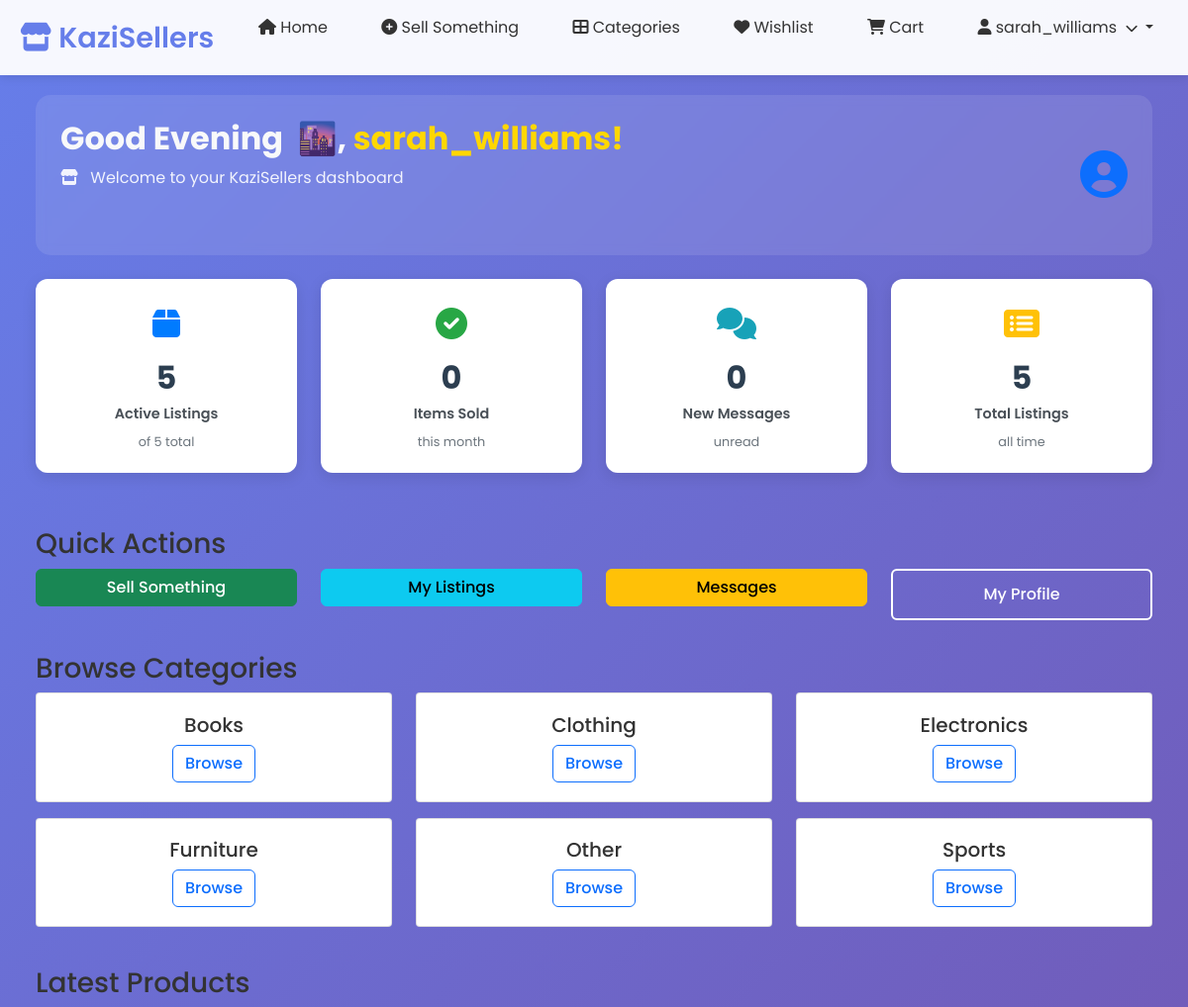
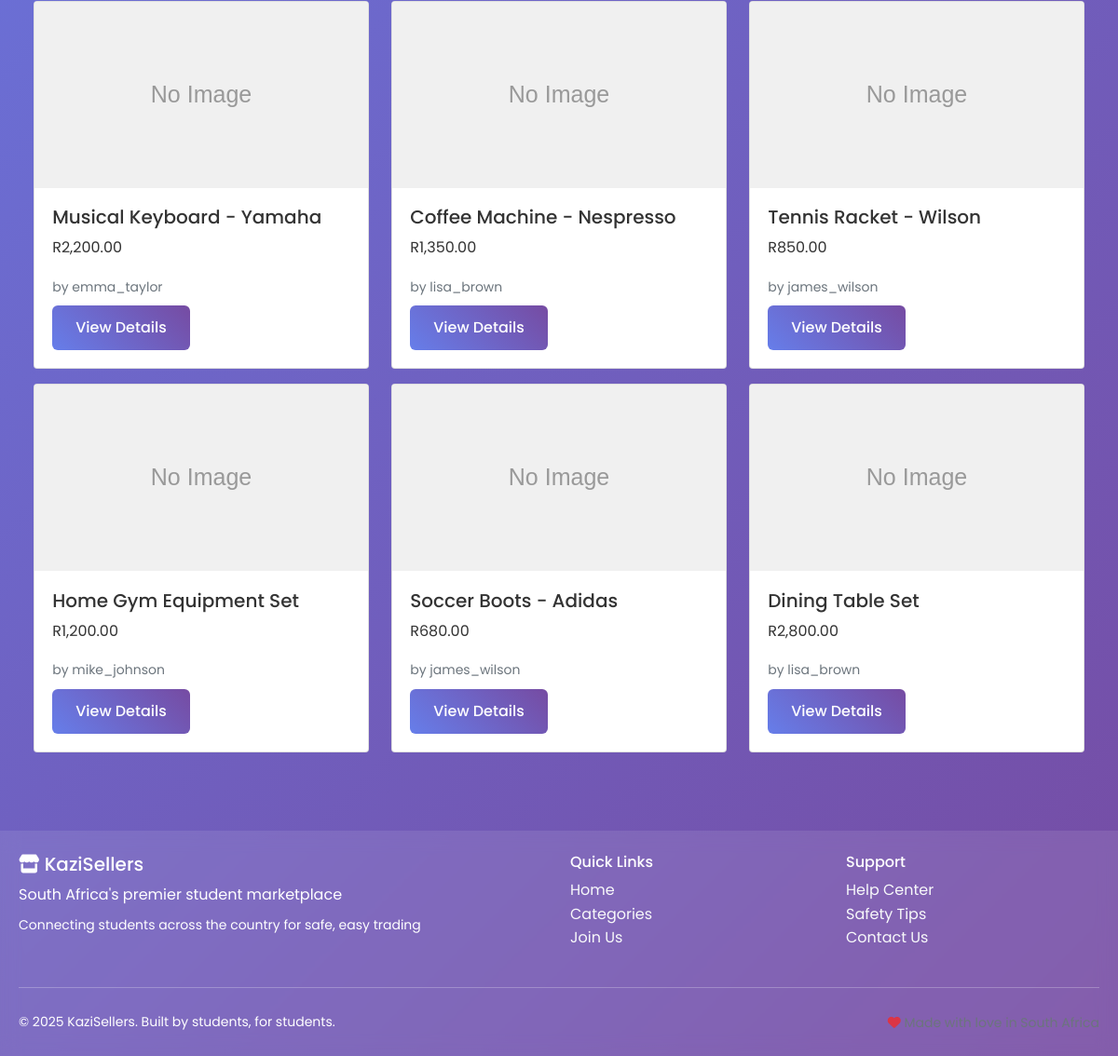
The page /pages/home.php (signed in) on the database its author committed (2 pictures, top to bottom).
### tables this page shows
CREATE TABLE categories (
    id INT PRIMARY KEY AUTO_INCREMENT,
    name VARCHAR(50) NOT NULL,
    description TEXT,
    icon VARCHAR(100),
    is_active BOOLEAN DEFAULT TRUE,
    created_at TIMESTAMP DEFAULT CURRENT_TIMESTAMP
);

CREATE TABLE products (
    id INT PRIMARY KEY AUTO_INCREMENT,
    seller_id INT NOT NULL,
    category_id INT NOT NULL,
    title VARCHAR(100) NOT NULL,
    description TEXT NOT NULL,
    short_description VARCHAR(200),
    price DECIMAL(10,2) NOT NULL,
    condition_type ENUM('new', 'like_new', 'good', 'fair', 'poor') DEFAULT 'good',
    availability ENUM('available', 'sold', 'reserved') DEFAULT 'available',
    location VARCHAR(100),
    views INT DEFAULT 0,
    created_at TIMESTAMP DEFAULT CURRENT_TIMESTAMP,
    updated_at TIMESTAMP DEFAULT CURRENT_TIMESTAMP ON UPDATE CURRENT_TIMESTAMP,
    FOREIGN KEY (seller_id) REFERENCES users(id) ON DELETE CASCADE,
    FOREIGN KEY (category_id) REFERENCES categories(id)
);

CREATE TABLE users (
    id INT PRIMARY KEY AUTO_INCREMENT,
    username VARCHAR(50) UNIQUE NOT NULL,
    email VARCHAR(100) UNIQUE NOT NULL,
    password VARCHAR(255) NOT NULL,
    first_name VARCHAR(50) NOT NULL,
    last_name VARCHAR(50) NOT NULL,
    phone VARCHAR(20),
    location VARCHAR(100),
    bio TEXT,
    rating DECIMAL(3,2) DEFAULT 0.00,
    total_ratings INT DEFAULT 0,
    role TINYINT DEFAULT 0 COMMENT '0 = regular user, 1 = admin',
    created_at TIMESTAMP DEFAULT CURRENT_TIMESTAMP,
    updated_at TIMESTAMP DEFAULT CURRENT_TIMESTAMP ON UPDATE CURRENT_TIMESTAMP,
    is_active BOOLEAN DEFAULT TRUE
);

### pages/home.php (the view, shortened to what this page needs)
<?php
include("../includes/db.php");
$userId = $_SESSION['user_id'];
$userStatsQuery = "SELECT
    (SELECT COUNT(*) FROM products WHERE seller_id = $userId) as total_listings,
    (SELECT COUNT(*) FROM products WHERE seller_id = $userId AND availability = 'available') as active_listings,
    (SELECT COUNT(*) FROM products WHERE seller_id = $userId AND availability = 'sold') as sold_items,
    (SELECT COUNT(*) FROM messages WHERE receiver_id = $userId AND is_read = 0) as unread_messages";
$userStatsResult = mysqli_query($conn, $userStatsQuery);
$userStats = mysqli_fetch_assoc($userStatsResult);
$featuredQuery = "SELECT p.*, pi.image_path, u.username as seller_name
                  FROM products p
                  LEFT JOIN product_images pi ON p.id = pi.product_id AND pi.is_primary = 1
                  LEFT JOIN users u ON p.seller_id = u.id
                  WHERE p.availability = 'available' AND p.seller_id != $userId
                  ORDER BY p.created_at DESC
                  LIMIT 6";
$featuredResult = mysqli_query($conn, $featuredQuery);
$categoryQuery = "SELECT * FROM categories WHERE is_active = 1 ORDER BY name LIMIT 6";
$categories = mysqli_query($conn, $categoryQuery);
include("../components/header.php");
?>
<div class="dashboard-wrapper">
    <div class="container-fluid px-4">
        <div class="welcome-section mb-4">
            <div class="row align-items-center">
                <div class="col-md-8">
                    <div class="welcome-content">
                        <h1 class="welcome-greeting">
                            <span class="greeting-text">Good <?php
                            ?></span>,
                            <span class="username-highlight"><?php echo htmlspecialchars($_SESSION['username'] ?? 'User'); ?>!</span>
                        </h1>
                        <p class="welcome-subtitle">
                            <i class="fas fa-store me-2"></i>
                            Welcome to your KaziSellers dashboard
                        </p>
                    </div>
                </div>
                <div class="col-md-4 text-end">
                    <div class="quick-stats-mini">
                        <div class="welcome-avatar">
                            <i class="fas fa-user-circle fa-3x text-primary"></i>
                        </div>
                    </div>
                </div>
            </div>
        </div>
        <div class="row mb-4">
            <div class="col-lg-3 col-md-6 mb-3">
                <div class="stats-card stats-primary">
                    <div class="stats-icon">
                        <i class="fas fa-box"></i>
                    </div>
                    <div class="stats-content">
                        <h3 class="stats-number"><?php echo $userStats['active_listings']; ?></h3>
                        <p class="stats-label">Active Listings</p>
                        <span class="stats-sublabel">of <?php echo $userStats['total_listings']; ?> total</span>
                    </div>
                </div>
            </div>
            <div class="col-lg-3 col-md-6 mb-3">
                <div class="stats-card stats-success">
                    <div class="stats-icon">
                        <i class="fas fa-check-circle"></i>
                    </div>
                    <div class="stats-content">
                        <h3 class="stats-number"><?php echo $userStats['sold_items']; ?></h3>
                        <p class="stats-label">Items Sold</p>
                        <span class="stats-sublabel">this month</span>
                    </div>
                </div>
            </div>
            <div class="col-lg-3 col-md-6 mb-3">
                <div class="stats-card stats-info">
                    <div class="stats-icon">
                        <i class="fas fa-comments"></i>
                    </div>
                    <div class="stats-content">
                        <h3 class="stats-number"><?php echo $userStats['unread_messages']; ?></h3>
                        <p class="stats-label">New Messages</p>
                        <span class="stats-sublabel">unread</span>
                    </div>
                </div>
            </div>
            <div class="col-lg-3 col-md-6 mb-3">
                <div class="stats-card stats-warning">
                    <div class="stats-icon">
                        <i class="fas fa-list-alt"></i>
                    </div>
                    <div class="stats-content">
                        <h3 class="stats-number"><?php echo $userStats['total_listings']; ?></h3>
                        <p class="stats-label">Total Listings</p>
                        <span class="stats-sublabel">all time</span>
                    </div>
                </div>
            </div>
        </div>
    <div class="row mb-4">
        <div class="col-12">
            <h3>Quick Actions</h3>
        </div>
        <div class="col-md-3 mb-2">
            <a href="sell.php" class="btn btn-success btn-block w-100">Sell Something</a>
        </div>
        <div class="col-md-3 mb-2">
            <a href="my-listings.php" class="btn btn-info btn-block w-100">My Listings</a>
        </div>
        <div class="col-md-3 mb-2">
            <a href="messages.php" class="btn btn-warning btn-block w-100">Messages</a>
        </div>
        <div class="col-md-3 mb-2">
            <a href="profile.php" class="btn btn-secondary btn-block w-100">My Profile</a>
        </div>
    </div>
    <div class="row mb-4">
        <div class="col-12">
            <h3>Browse Categories</h3>
        </div>
        <?php if ($categories && mysqli_num_rows($categories) > 0): ?>
            <?php while ($category = mysqli_fetch_assoc($categories)): ?>
            <div class="col-md-4 mb-3">
                <div class="card">
                    <div class="card-body text-center">
                        <h5><?php echo htmlspecialchars($category['name']); ?></h5>
                        <a href="categories.php?category=<?php echo $category['id']; ?>" class="btn btn-outline-primary">Browse</a>
                    </div>
                </div>
            </div>
            <?php endwhile; ?>
        <?php else: ?>
            <div class="col-12">
                <p>No categories available</p>
            </div>
        <?php endif; ?>
    </div>
    <div class="row">
        <div class="col-12">
            <h3>Latest Products</h3>
        </div>
        <?php if ($featuredResult && mysqli_num_rows($featuredResult) > 0): ?>
            <?php while ($product = mysqli_fetch_assoc($featuredResult)): ?>
                <div class="col-md-4 mb-3">
                    <div class="card">
                        <?php
                        $imagePath = 'https://via.placeholder.com/300x200?text=No+Image';
                        if (!empty($product['image_path'])) {
                            if (str_starts_with($product['image_path'], 'uploads/')) {
                                $imagePath = '../' . $product['image_path'];
                            } else {
                                $imagePath = '../uploads/' . $product['image_path'];
                            }
                        }
                        ?>
                        <img src="<?php echo htmlspecialchars($imagePath); ?>"
                             class="card-img-top"
                             style="height: 200px; object-fit: cover;"
                             alt="<?php echo htmlspecialchars($product['title']); ?>"
                             onerror="this.src='https://via.placeholder.com/300x200?text=No+Image'">
                        <div class="card-body">
                            <h5 class="card-title"><?php echo htmlspecialchars($product['title']); ?></h5>
                            <p class="card-text">R<?php echo number_format($product['price'], 2); ?></p>
                            <small class="text-muted">by <?php echo htmlspecialchars($product['seller_name']); ?></small>
                            <br>
                            <a href="product-details.php?id=<?php echo $product['id']; ?>" class="btn btn-primary mt-2">View Details</a>
                        </div>
                    </div>
                </div>
            <?php endwhile; ?>
        <?php endif; ?>
    </div>
</div>
<?php include("../components/footer.php"); ?>

### rows shown on the page
categories: name "Books"
categories: name "Clothing"
categories: name "Electronics"
categories: name "Furniture"
categories: name "Other"
categories: name "Sports"
products: title "Musical Keyboard - Yamaha", price "2,200.00", seller.username "emma_taylor"
products: title "Coffee Machine - Nespresso", price "1,350.00", seller.username "lisa_brown"
products: title "Tennis Racket - Wilson", price "850.00", seller.username "james_wilson"
products: title "Home Gym Equipment Set", price "1,200.00", seller.username "mike_johnson"
products: title "Soccer Boots - Adidas", price "680.00", seller.username "james_wilson"
products: title "Dining Table Set", price "2,800.00", seller.username "lisa_brown"

### other values the page prints
$username "sarah_williams"
$_SESSION['username'] "sarah_williams"
$userStats['active_listings'] "5"
$userStats['total_listings'] "5"
$userStats['sold_items'] "0"
$userStats['unread_messages'] "0"
